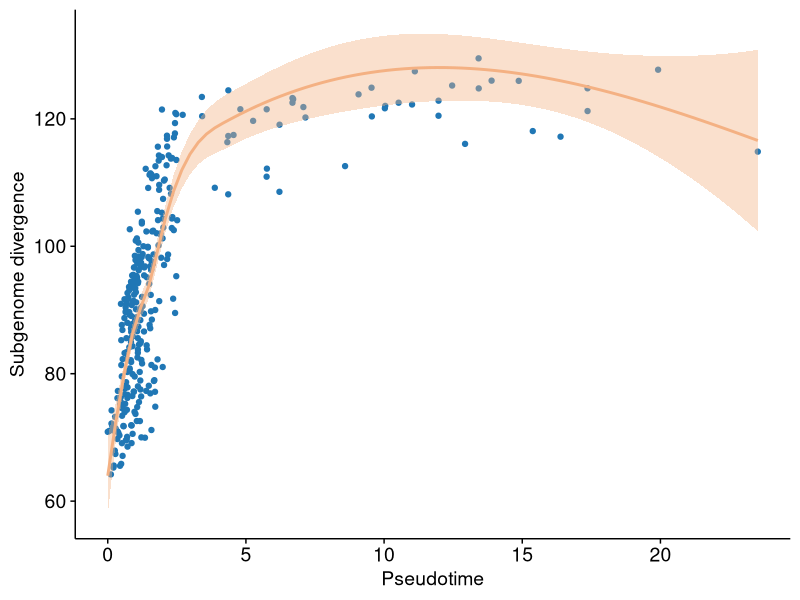

Write R code to recreate this figure.
library(ggplot2)
pt <- read.table("pseudotime_divergence_in_cells.xls",sep = "\t",stringsAsFactors = F,header = T)
p <- ggplot(pt[pt$seurat_clusters==7,],aes(Pseudotime,divergence))+geom_point(color="#2077B5")+
  geom_smooth(method = "loess",formula = y ~ x,color="#F4B183",fill="#F4B183")+
  theme_classic(base_size = 14)+
  theme(axis.text = element_text(colour = "black",size = 14),
        axis.line = element_line(size = 0.5),
        axis.ticks = element_line(size = 0.5,colour = "black"),
        axis.title = element_text(size = 14),
        plot.title = element_text(hjust = 0.5))+
  labs(x="Pseudotime",y="Subgenome divergence")
ggsave("divergence_vs_pseudotime_cluster7.pdf",p,width = 5.2,height = 4.4,dpi = 300)